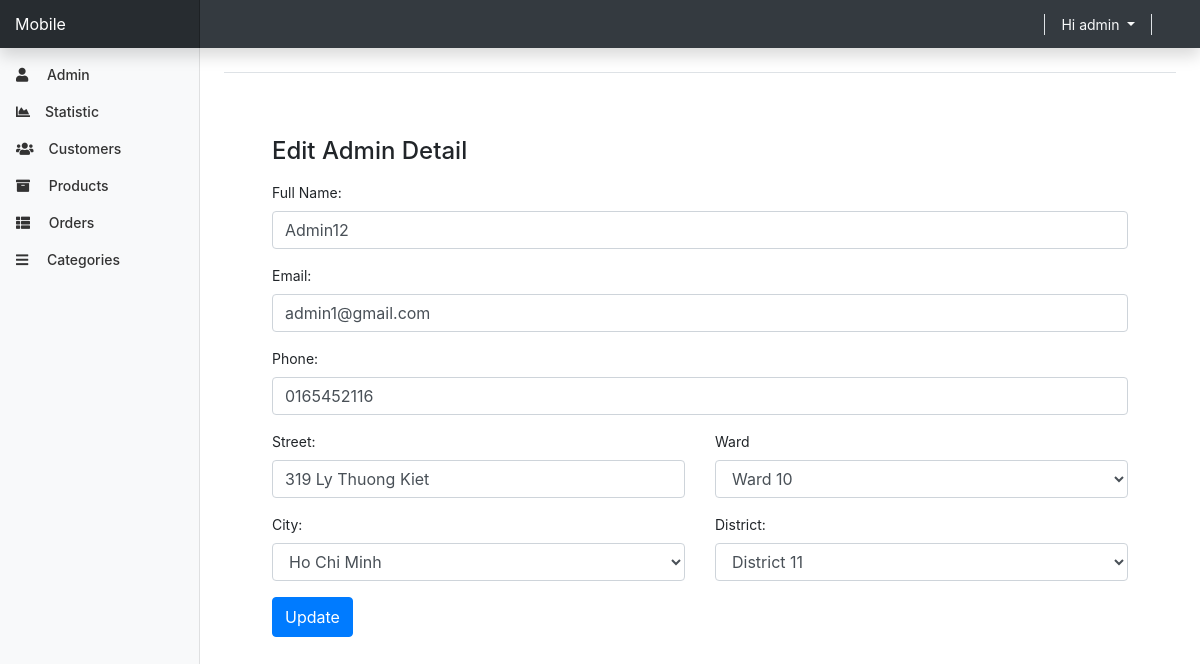
Page /admin/edit_admin.php?admin=f47e925465cc (signed in) on the committed database.
### tables this page shows
CREATE TABLE `user` (
  `user_id` varchar(255) NOT NULL,
  `email` varchar(100) NOT NULL,
  `username` varchar(100) NOT NULL,
  `password` varchar(100) NOT NULL,
  `street` varchar(255) NOT NULL,
  `district` varchar(30) NOT NULL,
  `city` varchar(100) NOT NULL,
  `phone_number` varchar(100) NOT NULL,
  `status` int(11) NOT NULL DEFAULT 1,
  `is_admin` tinyint(1) NOT NULL DEFAULT 0,
  `register_date` datetime NOT NULL DEFAULT current_timestamp(),
  `updated_at` datetime NOT NULL DEFAULT current_timestamp(),
  `fullname` varchar(255) NOT NULL,
  `ward` varchar(255) NOT NULL
);

### admin/edit_admin.php (the view, shortened to what this page needs)
<?php include_once("./templates/top.php"); ?>
<?php include_once("./templates/navbar.php"); ?>
<div class="container-fluid">
  <div class="row">
    <?php include "./templates/sidebar.php";
          include "./../functions.php";
    ?>
   <div class="container p-5">
<h4>Edit Admin Detail</h4>
<?php
   if(isset($_GET['admin'])){
    $customer_id = $_GET['admin'];
    $sql = "SELECT * FROM `user` WHERE `user_id` = ? AND is_admin = 1 ";
    $select = $conn->prepare($sql);
    $select -> bind_param("s", $customer_id);
    $select->execute();
    $result = $select->get_result();
    if($result ->num_rows == 1){
      $row1 = $result->fetch_assoc();
      $distrc = $row1['district'];
?>
<form method="post"  enctype='multipart/form-data'>
    <div class="form-group">
      <label for="fullname">Full Name:</label>
      <input type="text" class="form-control" name="fullname" value="<?php echo $row1['fullname']  ?>">
    </div>
    <div class="form-group">
      <label for="email">Email:</label>
      <input type="text" class="form-control" name="email" value="<?php echo $row1['email']  ?>">
    </div>
    <div class="form-group">
      <label for="phone">Phone:</label>
      <input type="text" class="form-control" name="phone" value="<?php echo $row1['phone_number']  ?>">
    </div>
    <div class="row">
        <div class="col-md-6">
        <div class="form-group">
      <label for="street">Street:</label>
      <input type="text" class="form-control" name="street" value="<?php echo $row1['street']  ?>">
    </div>
        </div>
      <div class="col-md-6">
								<label for="ward">Ward</label>
								<select id="ward" name="ward" class="form-control" required>
                <option value="<?php echo $row1['ward'] ?> "><?php echo $row1['ward']  ?></option>
                                </select>							</div>
      </div>
   <div class="row">
    <div class="col-6">
    <div class="form-group">
		        		<label>City: </label>
		        	  <select id="city" name="city" class="form-control">
                      <option value="<?php echo $row1['city'] ?> "><?php echo $row1['city']  ?></option>
      </select>
		        	</div>
    </div>
    <div class="col-6">
    <div class="form-group">
		        		<label>District: </label>
		        	  <select id="district" name="district" class="form-control">
                      <option value="<?php echo $distrc ?> "><?php echo $distrc ?> </option>
           </select>
		        	</div>
    </div>
   </div>
     <?php
     $output = "";
         if (isset($_SESSION['user_id']) ) {
          $output .= ' <div class="form-group">
          <button type="submit" style="height:40px" name="update_btn" class="btn btn-primary">Update</button>
        </div>';
         }
         echo $output;
     ?>
  </form>
  <?php }
  }else{
    echo '<p class="empty">no  user!</p>';
  }
  ?>
    </div>
  </div>
</div>
<?php include_once("./templates/footer.php"); ?>

### admin/css/dashboard.css (style rules this page uses)
body { font-size: .875rem; }

### rows in the picture
user: fullname "Admin12", email "admin1@gmail.com", phone "0165452116", street "319 Ly Thuong Kiet", ward "Ward 10", city "Ho Chi Minh", district "District 11"

### other values in the picture
$admin "admin"
